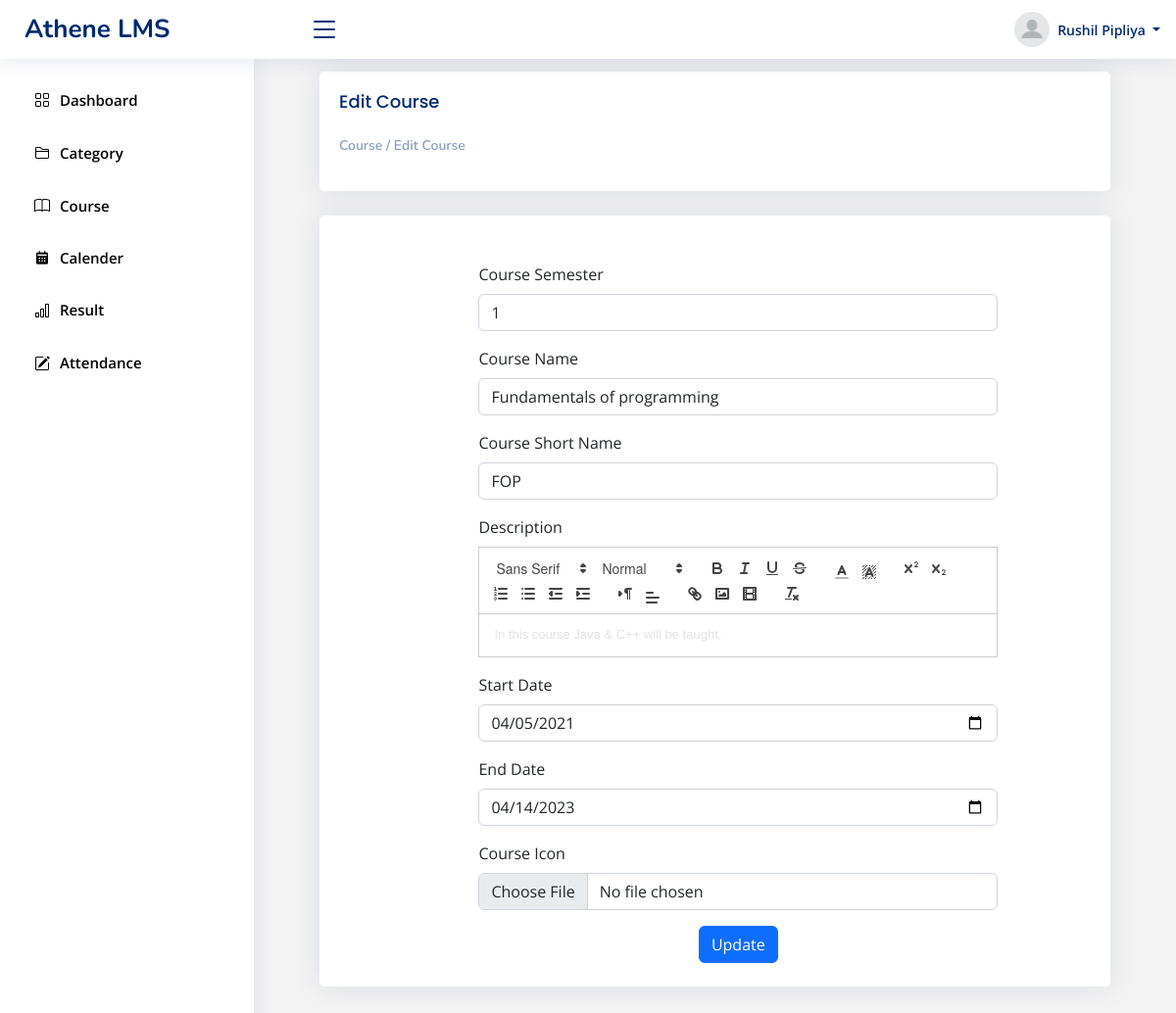
/ALMS/course/course_edit.php?cse_id=1 (signed in), run on the app's committed database.
### tables this page shows
CREATE TABLE `course` (
  `cse_id` int NOT NULL,
  `cse_full_name` varchar(100) NOT NULL,
  `cse_short_name` varchar(10) DEFAULT NULL,
  `cse_desc` varchar(1000) DEFAULT NULL,
  `cse_start_date` date NOT NULL,
  `cse_end_date` date DEFAULT NULL,
  `cse_semester` int NOT NULL,
  `cse_image` varchar(200) DEFAULT NULL,
  `cat_id` int DEFAULT NULL
);

### ALMS/course/course_edit.php (the view, shortened to what this page needs)
<!DOCTYPE html>
<html lang="en">
<head>
    <link href="../assets/vendor/bootstrap/css/bootstrap.min.css" rel="stylesheet">
    <link href="../assets/vendor/bootstrap-icons/bootstrap-icons.css" rel="stylesheet">
    <link href="../assets/vendor/boxicons/css/boxicons.min.css" rel="stylesheet">
    <link href="../assets/vendor/quill/quill.snow.css" rel="stylesheet">
    <link href="../assets/vendor/quill/quill.bubble.css" rel="stylesheet">
    <link href="../assets/vendor/remixicon/remixicon.css" rel="stylesheet">
    <link href="../assets/vendor/simple-datatables/style.css" rel="stylesheet">
    <link href="../assets/css/style.css" rel="stylesheet">
</head>
<body>
    <?php
    require_once "../sidebar.php";
    require_once "../header.php";
    require("../connection.php");
    $sql = "select * from course where cse_id = {$_GET['cse_id']}";
    $result = mysqli_query($conn, $sql);
    if (!empty($result->num_rows) && $result->num_rows > 0) {
        $row = mysqli_fetch_assoc($result);
        $sem = $row['cse_semester'];
        $name = $row['cse_full_name'];
        $shortname = $row['cse_short_name'];
        $startdate = $row['cse_start_date'];
        $enddate = $row['cse_end_date'];
        $image = $row['cse_image'];
    }
    ?>
    <main id="main" class="main">
        <div class="card ms-3 col-11 ">
            <div class="card-body">
                <h5 class="card-title">Edit Course</h5>
                <div class="d-flex align-items-center">
                    <nav>
                        <ol class="breadcrumb">
                            <li class="breadcrumb-item active"><a href="">Course / Edit Course</a></li>
                        </ol>
                    </nav>
                </div>
            </div>
        </div>
        <div class="card ms-3 col-11">
    <div class="material for mt-4">
        <div class="col-xl-12 m-4">
            <form id="createCourse" action="course_db.php" method="post" enctype="multipart/form-data">
                <div class="row justify-content-center">
                    <div class="col-md-8">
                        <div class="mb-3">
                            <label class="form-label text-dark">Course Semester</label>
                            <input type="text" class="form-control" name="ucsesem" placeholder="Enter Semester Number" value="<?php echo isset($sem) ? $sem : ""; ?>">
                        </div>
                        <div class="mb-3">
                            <label class="form-label text-dark">Course Name</label>
                            <input type="text" class="form-control" name="ucsename" placeholder="Enter Full Name" value="<?php echo isset($name) ? $name : ""; ?>">
                        </div>
                        <div class="mb-3">
                            <label class="form-label text-dark">Course Short Name</label>
                            <input type="text" class="form-control" name="ucseshortname" placeholder="Enter Short Name" value="<?php echo isset($shortname) ? $shortname : ""; ?>">
                        </div>
                        <div class="mb-3">
                            <label class="form-label text-dark" for="description">Description</label>
                            <div class="quill-editor-full">
                            </div>
                        </div>
                        <div class="mb-3">
                            <label class="form-label text-dark">Start Date</label>
                            <input type="date" id="ustartdate" class="form-control" name="ucsestartdate" value="<?php echo isset($startdate) ? $startdate : ""; ?>">
                        </div>
                        <div class="mb-3">
                            <label class="form-label text-dark">End Date</label>
                            <input type="date" class="form-control" name="ucseenddate" value="<?php echo isset($enddate) ? $enddate : ""; ?>">
                        </div>
                        <?php
                            if(!empty($image)){
                                echo "
                                <div class='mb-3'>
                                    <label class='form-label text-dark'>Course Icon</label>
                                    <div class='border justify-content-evenly d-flex align-items-center'>
                                        <img width='100px' src='$image'>
                                        <a href='remove_course_icon.php?path=$image&cse_id={$_GET['cse_id']}'>remove icon</a>
                                    </div>
                                </div>
                                ";
                            }else{
                                echo "
                                <div class='mb-3'>
                                    <label class='form-label text-dark'>Course Icon</label>
                                    <input type='file' class='form-control' name='ucseimage'>
                                </div>
                                ";
                            }
                        ?>
                        <div class="text-center">
                            <button type="submit" class="btn btn-primary">Update</button>
                        </div>
                    </div>
                </div>
            </form>
        </div>
    </div>
</div>
    </main>
</html>

### ALMS/assets/css/style.css (style rules this page uses)
:root { scroll-behavior: smooth; }
body { font-family: "Open Sans", sans-serif; background: #f3f3f3; color: #e2e2e2; }
a { color: #4154f1; text-decoration: none; }
h1, h2, h3, h4, h5, h6 { font-family: "Nunito", sans-serif; }
#main { margin-top: 53px; padding: 20px 10px; transition: all 0.4s; }
.card { margin-bottom: 25px; border:none; border-radius: 5px; box-shadow: 0px 0 30px rgba(1, 41, 112, 0.1); }
.card-title { padding: 20px 0 15px 0; font-size: 18px; font-weight: 500; color: #012970; font-family: "Poppins", sans-serif; }
.card-body { padding: 0 20px 20px 20px; }
.breadcrumb { font-size: 14px; font-family: "Nunito", sans-serif; color: #899bbd; font-weight: 600; }
.breadcrumb a { color: #899bbd; transition: 0.3s; }
.breadcrumb .breadcrumb-item::before { color: #899bbd; }
.breadcrumb .active { color: #51678f; font-weight: 600; }
@media (min-width: 1200px) { #main, #footer { margin-left: 300px; } }

### data on the page
course: ucsesem "1", ucsename "Fundamentals of programming", ucseshortname "FOP", ucsestartdate "04/05/2021", ucseenddate "04/14/2023"

### other printed values
$_SESSION['username'] "Rushil Pipliya"
